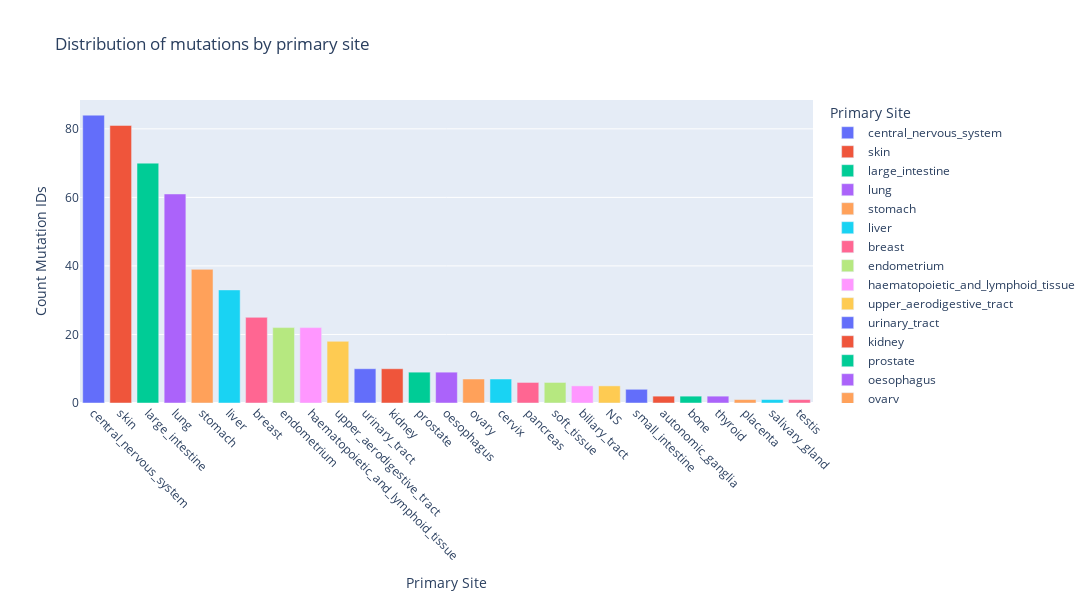

The cell this chart's notebook holds for it:
### Code cell
tissue_grouped_df_sorted = processer.tissue_grouped_df.sort_values(by='COUNT_MUTATION_IDs', ascending=False)

fig = px.bar(tissue_grouped_df_sorted, x='PRIMARY_SITE', y='COUNT_MUTATION_IDs', 
             title='Distribution of mutations by primary site', 
             labels={'COUNT_MUTATION_IDs': 'Count Mutation IDs', 'PRIMARY_SITE': 'Primary Site'},
             color="PRIMARY_SITE",
             width=1200, height=600)
fig.update_layout(xaxis={'tickangle': 45}, showlegend=True)
#transparent background
#fig.update_layout(plot_bgcolor='rgba(0,0,0,0)', paper_bgcolor='rgba(0,0,0,0)')

fig.show()

### Figure 1 — Plotly figure (JSON) as saved in the notebook; plotly's stock layout.template omitted (floating-point values rounded to 4 significant figures)
{"data": [{"alignmentgroup": "True", "hovertemplate": "Primary Site=%{x}<br>Count Mutation IDs=%{y}<extra></extra>", "legendgroup": "central_nervous_system", "marker": {"color": "#636efa", "pattern": {"shape": ""}}, "name": "central_nervous_system", "offsetgroup": "central_nervous_system", "orientation": "v", "showlegend": true, "textposition": "auto", "type": "bar", "x": ["central_nervous_system"], "xaxis": "x", "y": [84], "yaxis": "y"}, {"alignmentgroup": "True", "hovertemplate": "Primary Site=%{x}<br>Count Mutation IDs=%{y}<extra></extra>", "legendgroup": "skin", "marker": {"color": "#EF553B", "pattern": {"shape": ""}}, "name": "skin", "offsetgroup": "skin", "orientation": "v", "showlegend": true, "textposition": "auto", "type": "bar", "x": ["skin"], "xaxis": "x", "y": [81], "yaxis": "y"}, {"alignmentgroup": "True", "hovertemplate": "Primary Site=%{x}<br>Count Mutation IDs=%{y}<extra></extra>", "legendgroup": "large_intestine", "marker": {"color": "#00cc96", "pattern": {"shape": ""}}, "name": "large_intestine", "offsetgroup": "large_intestine", "orientation": "v", "showlegend": true, "textposition": "auto", "type": "bar", "x": ["large_intestine"], "xaxis": "x", "y": [70], "yaxis": "y"}, {"alignmentgroup": "True", "hovertemplate": "Primary Site=%{x}<br>Count Mutation IDs=%{y}<extra></extra>", "legendgroup": "lung", "marker": {"color": "#ab63fa", "pattern": {"shape": ""}}, "name": "lung", "offsetgroup": "lung", "orientation": "v", "showlegend": true, "textposition": "auto", "type": "bar", "x": ["lung"], "xaxis": "x", "y": [61], "yaxis": "y"}, {"alignmentgroup": "True", "hovertemplate": "Primary Site=%{x}<br>Count Mutation IDs=%{y}<extra></extra>", "legendgroup": "stomach", "marker": {"color": "#FFA15A", "pattern": {"shape": ""}}, "name": "stomach", "offsetgroup": "stomach", "orientation": "v", "showlegend": true, "textposition": "auto", "type": "bar", "x": ["stomach"], "xaxis": "x", "y": [39], "yaxis": "y"}, {"alignmentgroup": "True", "hovertemplate": "Primary Site=%{x}<br>Count Mutation IDs=%{y}<extra></extra>", "legendgroup": "liver", "marker": {"color": "#19d3f3", "pattern": {"shape": ""}}, "name": "liver", "offsetgroup": "liver", "orientation": "v", "showlegend": true, "textposition": "auto", "type": "bar", "x": ["liver"], "xaxis": "x", "y": [33], "yaxis": "y"}, {"alignmentgroup": "True", "hovertemplate": "Primary Site=%{x}<br>Count Mutation IDs=%{y}<extra></extra>", "legendgroup": "breast", "marker": {"color": "#FF6692", "pattern": {"shape": ""}}, "name": "breast", "offsetgroup": "breast", "orientation": "v", "showlegend": true, "textposition": "auto", "type": "bar", "x": ["breast"], "xaxis": "x", "y": [25], "yaxis": "y"}, {"alignmentgroup": "True", "hovertemplate": "Primary Site=%{x}<br>Count Mutation IDs=%{y}<extra></extra>", "legendgroup": "endometrium", "marker": {"color": "#B6E880", "pattern": {"shape": ""}}, "name": "endometrium", "offsetgroup": "endometrium", "orientation": "v", "showlegend": true, "textposition": "auto", "type": "bar", "x": ["endometrium"], "xaxis": "x", "y": [22], "yaxis": "y"}, {"alignmentgroup": "True", "hovertemplate": "Primary Site=%{x}<br>Count Mutation IDs=%{y}<extra></extra>", "legendgroup": "haematopoietic_and_lymphoid_tissue", "marker": {"color": "#FF97FF", "pattern": {"shape": ""}}, "name": "haematopoietic_and_lymphoid_tissue", "offsetgroup": "haematopoietic_and_lymphoid_tissue", "orientation": "v", "showlegend": true, "textposition": "auto", "type": "bar", "x": ["haematopoietic_and_lymphoid_tissue"], "xaxis": "x", "y": [22], "yaxis": "y"}, {"alignmentgroup": "True", "hovertemplate": "Primary Site=%{x}<br>Count Mutation IDs=%{y}<extra></extra>", "legendgroup": "upper_aerodigestive_tract", "marker": {"color": "#FECB52", "pattern": {"shape": ""}}, "name": "upper_aerodigestive_tract", "offsetgroup": "upper_aerodigestive_tract", "orientation": "v", "showlegend": true, "textposition": "auto", "type": "bar", "x": ["upper_aerodigestive_tract"], "xaxis": "x", "y": [18], "yaxis": "y"}, {"alignmentgroup": "True", "hovertemplate": "Primary Site=%{x}<br>Count Mutation IDs=%{y}<extra></extra>", "legendgroup": "urinary_tract", "marker": {"color": "#636efa", "pattern": {"shape": ""}}, "name": "urinary_tract", "offsetgroup": "urinary_tract", "orientation": "v", "showlegend": true, "textposition": "auto", "type": "bar", "x": ["urinary_tract"], "xaxis": "x", "y": [10], "yaxis": "y"}, {"alignmentgroup": "True", "hovertemplate": "Primary Site=%{x}<br>Count Mutation IDs=%{y}<extra></extra>", "legendgroup": "kidney", "marker": {"color": "#EF553B", "pattern": {"shape": ""}}, "name": "kidney", "offsetgroup": "kidney", "orientation": "v", "showlegend": true, "textposition": "auto", "type": "bar", "x": ["kidney"], "xaxis": "x", "y": [10], "yaxis": "y"}, {"alignmentgroup": "True", "hovertemplate": "Primary Site=%{x}<br>Count Mutation IDs=%{y}<extra></extra>", "legendgroup": "prostate", "marker": {"color": "#00cc96", "pattern": {"shape": ""}}, "name": "prostate", "offsetgroup": "prostate", "orientation": "v", "showlegend": true, "textposition": "auto", "type": "bar", "x": ["prostate"], "xaxis": "x", "y": [9], "yaxis": "y"}, {"alignmentgroup": "True", "hovertemplate": "Primary Site=%{x}<br>Count Mutation IDs=%{y}<extra></extra>", "legendgroup": "oesophagus", "marker": {"color": "#ab63fa", "pattern": {"shape": ""}}, "name": "oesophagus", "offsetgroup": "oesophagus", "orientation": "v", "showlegend": true, "textposition": "auto", "type": "bar", "x": ["oesophagus"], "xaxis": "x", "y": [9], "yaxis": "y"}, {"alignmentgroup": "True", "hovertemplate": "Primary Site=%{x}<br>Count Mutation IDs=%{y}<extra></extra>", "legendgroup": "ovary", "marker": {"color": "#FFA15A", "pattern": {"shape": ""}}, "name": "ovary", "offsetgroup": "ovary", "orientation": "v", "showlegend": true, "textposition": "auto", "type": "bar", "x": ["ovary"], "xaxis": "x", "y": [7], "yaxis": "y"}, {"alignmentgroup": "True", "hovertemplate": "Primary Site=%{x}<br>Count Mutation IDs=%{y}<extra></extra>", "legendgroup": "cervix", "marker": {"color": "#19d3f3", "pattern": {"shape": ""}}, "name": "cervix", "offsetgroup": "cervix", "orientation": "v", "showlegend": true, "textposition": "auto", "type": "bar", "x": ["cervix"], "xaxis": "x", "y": [7], "yaxis": "y"}, {"alignmentgroup": "True", "hovertemplate": "Primary Site=%{x}<br>Count Mutation IDs=%{y}<extra></extra>", "legendgroup": "pancreas", "marker": {"color": "#FF6692", "pattern": {"shape": ""}}, "name": "pancreas", "offsetgroup": "pancreas", "orientation": "v", "showlegend": true, "textposition": "auto", "type": "bar", "x": ["pancreas"], "xaxis": "x", "y": [6], "yaxis": "y"}, {"alignmentgroup": "True", "hovertemplate": "Primary Site=%{x}<br>Count Mutation IDs=%{y}<extra></extra>", "legendgroup": "soft_tissue", "marker": {"color": "#B6E880", "pattern": {"shape": ""}}, "name": "soft_tissue", "offsetgroup": "soft_tissue", "orientation": "v", "showlegend": true, "textposition": "auto", "type": "bar", "x": ["soft_tissue"], "xaxis": "x", "y": [6], "yaxis": "y"}, {"alignmentgroup": "True", "hovertemplate": "Primary Site=%{x}<br>Count Mutation IDs=%{y}<extra></extra>", "legendgroup": "biliary_tract", "marker": {"color": "#FF97FF", "pattern": {"shape": ""}}, "name": "biliary_tract", "offsetgroup": "biliary_tract", "orientation": "v", "showlegend": true, "textposition": "auto", "type": "bar", "x": ["biliary_tract"], "xaxis": "x", "y": [5], "yaxis": "y"}, {"alignmentgroup": "True", "hovertemplate": "Primary Site=%{x}<br>Count Mutation IDs=%{y}<extra></extra>", "legendgroup": "NS", "marker": {"color": "#FECB52", "pattern": {"shape": ""}}, "name": "NS", "offsetgroup": "NS", "orientation": "v", "showlegend": true, "textposition": "auto", "type": "bar", "x": ["NS"], "xaxis": "x", "y": [5], "yaxis": "y"}, {"alignmentgroup": "True", "hovertemplate": "Primary Site=%{x}<br>Count Mutation IDs=%{y}<extra></extra>", "legendgroup": "small_intestine", "marker": {"color": "#636efa", "pattern": {"shape": ""}}, "name": "small_intestine", "offsetgroup": "small_intestine", "orientation": "v", "showlegend": true, "textposition": "auto", "type": "bar", "x": ["small_intestine"], "xaxis": "x", "y": [4], "yaxis": "y"}, {"alignmentgroup": "True", "hovertemplate": "Primary Site=%{x}<br>Count Mutation IDs=%{y}<extra></extra>", "legendgroup": "autonomic_ganglia", "marker": {"color": "#EF553B", "pattern": {"shape": ""}}, "name": "autonomic_ganglia", "offsetgroup": "autonomic_ganglia", "orientation": "v", "showlegend": true, "textposition": "auto", "type": "bar", "x": ["autonomic_ganglia"], "xaxis": "x", "y": [2], "yaxis": "y"}, {"alignmentgroup": "True", "hovertemplate": "Primary Site=%{x}<br>Count Mutation IDs=%{y}<extra></extra>", "legendgroup": "bone", "marker": {"color": "#00cc96", "pattern": {"shape": ""}}, "name": "bone", "offsetgroup": "bone", "orientation": "v", "showlegend": true, "textposition": "auto", "type": "bar", "x": ["bone"], "xaxis": "x", "y": [2], "yaxis": "y"}, {"alignmentgroup": "True", "hovertemplate": "Primary Site=%{x}<br>Count Mutation IDs=%{y}<extra></extra>", "legendgroup": "thyroid", "marker": {"color": "#ab63fa", "pattern": {"shape": ""}}, "name": "thyroid", "offsetgroup": "thyroid", "orientation": "v", "showlegend": true, "textposition": "auto", "type": "bar", "x": ["thyroid"], "xaxis": "x", "y": [2], "yaxis": "y"}, {"alignmentgroup": "True", "hovertemplate": "Primary Site=%{x}<br>Count Mutation IDs=%{y}<extra></extra>", "legendgroup": "placenta", "marker": {"color": "#FFA15A", "pattern": {"shape": ""}}, "name": "placenta", "offsetgroup": "placenta", "orientation": "v", "showlegend": true, "textposition": "auto", "type": "bar", "x": ["placenta"], "xaxis": "x", "y": [1], "yaxis": "y"}, {"alignmentgroup": "True", "hovertemplate": "Primary Site=%{x}<br>Count Mutation IDs=%{y}<extra></extra>", "legendgroup": "salivary_gland", "marker": {"color": "#19d3f3", "pattern": {"shape": ""}}, "name": "salivary_gland", "offsetgroup": "salivary_gland", "orientation": "v", "showlegend": true, "textposition": "auto", "type": "bar", "x": ["salivary_gland"], "xaxis": "x", "y": [1], "yaxis": "y"}, {"alignmentgroup": "True", "hovertemplate": "Primary Site=%{x}<br>Count Mutation IDs=%{y}<extra></extra>", "legendgroup": "testis", "marker": {"color": "#FF6692", "pattern": {"shape": ""}}, "name": "testis", "offsetgroup": "testis", "orientation": "v", "showlegend": true, "textposition": "auto", "type": "bar", "x": ["testis"], "xaxis": "x", "y": [1], "yaxis": "y"}], "layout": {"barmode": "relative", "height": 600, "legend": {"title": {"text": "Primary Site"}, "tracegroupgap": 0}, "showlegend": true, "title": {"text": "Distribution of mutations by primary site"}, "width": 1200, "xaxis": {"anchor": "y", "autorange": true, "categoryarray": ["central_nervous_system", "skin", "large_intestine", "lung", "stomach", "liver", "breast", "endometrium", "haematopoietic_and_lymphoid_tissue", "upper_aerodigestive_tract", "urinary_tract", "kidney", "prostate", "oesophagus", "ovary", "cervix", "pancreas", "soft_tissue", "biliary_tract", "NS", "small_intestine", "autonomic_ganglia", "bone", "thyroid", "placenta", "salivary_gland", "testis"], "categoryorder": "array", "domain": [0, 1], "range": [-0.5, 26.5], "tickangle": 45, "title": {"text": "Primary Site"}, "type": "category"}, "yaxis": {"anchor": "x", "autorange": true, "domain": [0, 1], "range": [0, 88.42], "title": {"text": "Count Mutation IDs"}, "type": "linear"}}}
